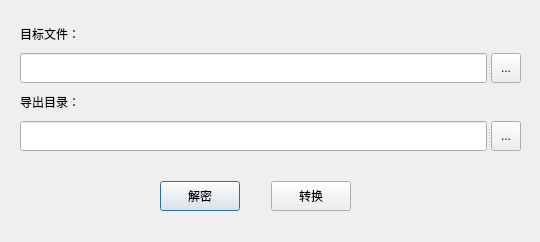
<?xml version="1.0" encoding="UTF-8"?>
<ui version="4.0">
 <class>Dialog</class>
 <widget class="QDialog" name="Dialog">
  <property name="geometry">
   <rect>
    <x>0</x>
    <y>0</y>
    <width>540</width>
    <height>242</height>
   </rect>
  </property>
  <property name="sizePolicy">
   <sizepolicy hsizetype="Fixed" vsizetype="Fixed">
    <horstretch>0</horstretch>
    <verstretch>0</verstretch>
   </sizepolicy>
  </property>
  <property name="minimumSize">
   <size>
    <width>540</width>
    <height>242</height>
   </size>
  </property>
  <property name="maximumSize">
   <size>
    <width>540</width>
    <height>242</height>
   </size>
  </property>
  <property name="windowTitle">
   <string>MyDecryptPDF</string>
  </property>
  <widget class="QWidget" name="layoutWidget">
   <property name="geometry">
    <rect>
     <x>20</x>
     <y>20</y>
     <width>501</width>
     <height>131</height>
    </rect>
   </property>
   <layout class="QVBoxLayout" name="verticalLayout_3">
    <item>
     <widget class="QLabel" name="target">
      <property name="text">
       <string>目标文件：</string>
      </property>
     </widget>
    </item>
    <item>
     <widget class="QSplitter" name="splitterTarget">
      <property name="orientation">
       <enum>Qt::Horizontal</enum>
      </property>
      <widget class="QLineEdit" name="lineEditTarget">
       <property name="minimumSize">
        <size>
         <width>0</width>
         <height>30</height>
        </size>
       </property>
      </widget>
      <widget class="QToolButton" name="toolButtonTarget">
       <property name="maximumSize">
        <size>
         <width>30</width>
         <height>30</height>
        </size>
       </property>
       <property name="text">
        <string>...</string>
       </property>
      </widget>
     </widget>
    </item>
    <item>
     <widget class="QLabel" name="exportDirectory">
      <property name="text">
       <string>导出目录：</string>
      </property>
     </widget>
    </item>
    <item>
     <widget class="QSplitter" name="splitterExport">
      <property name="orientation">
       <enum>Qt::Horizontal</enum>
      </property>
      <widget class="QLineEdit" name="lineEditExport">
       <property name="minimumSize">
        <size>
         <width>0</width>
         <height>30</height>
        </size>
       </property>
      </widget>
      <widget class="QToolButton" name="toolButtonExport">
       <property name="maximumSize">
        <size>
         <width>30</width>
         <height>30</height>
        </size>
       </property>
       <property name="text">
        <string>...</string>
       </property>
      </widget>
     </widget>
    </item>
   </layout>
  </widget>
  <widget class="QWidget" name="layoutWidget">
   <property name="geometry">
    <rect>
     <x>160</x>
     <y>180</y>
     <width>191</width>
     <height>32</height>
    </rect>
   </property>
   <layout class="QHBoxLayout" name="horizontalLayout_2">
    <item>
     <widget class="QPushButton" name="pushButtonDecrypt">
      <property name="minimumSize">
       <size>
        <width>0</width>
        <height>30</height>
       </size>
      </property>
      <property name="text">
       <string>解密</string>
      </property>
     </widget>
    </item>
    <item>
     <spacer name="horizontalSpacer">
      <property name="orientation">
       <enum>Qt::Horizontal</enum>
      </property>
      <property name="sizeHint" stdset="0">
       <size>
        <width>40</width>
        <height>20</height>
       </size>
      </property>
     </spacer>
    </item>
    <item>
     <widget class="QPushButton" name="pushButtonConvert">
      <property name="minimumSize">
       <size>
        <width>0</width>
        <height>30</height>
       </size>
      </property>
      <property name="text">
       <string>转换</string>
      </property>
     </widget>
    </item>
   </layout>
  </widget>
 </widget>
 <resources/>
 <connections/>
</ui>
